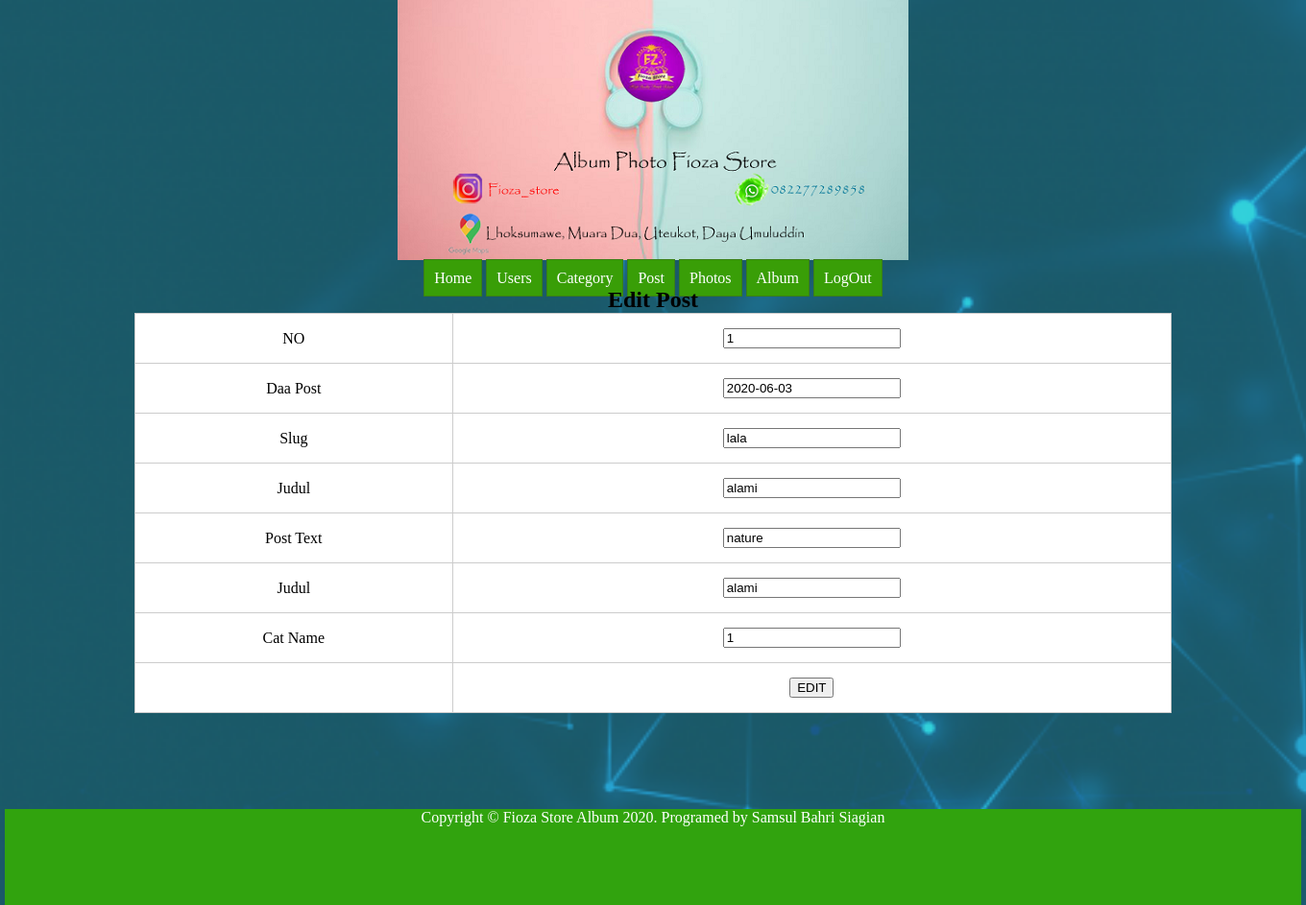
The app's page /Postedit.php?id=1 with its own data.
### tables this page shows
CREATE TABLE `tb_post` (
  `id` int(11) NOT NULL,
  `post_date` date DEFAULT NULL,
  `slug` varchar(25) DEFAULT NULL,
  `title` varchar(100) DEFAULT NULL,
  `post_text` text DEFAULT NULL,
  `cat_id` int(11) NOT NULL
);

### app/Post.php (called while the page is built, shortened)
<?php
include_once("Controller.php");
class Post extends Controller
{
    public function __construct()
    {
        $this->db = new Controller();
        $this->db = $this->db->Connect();
    }
    public function edit($id)
    {
        $sql = "SELECT * FROM tb_post WHERE id=:id";
        $stmt = $this->db->prepare($sql);
        $stmt->bindParam(":id", $id);
        $stmt->execute();
        $row = $stmt->fetch();
        return $row;
    }
}

### app/Controller.php (called while the page is built, shortened)
<?php
class Controller
{
    public function Connect()
    {
        return new PDO("mysql:host=localhost;dbname=databaseuts", "root", "");
    }
}

### postedit.php (the view, shortened to what this page needs)
<?php
include "app/Post.php";
$id =  $_GET['id'];
$post = new Post();
$row = $post->edit($id);
?>
<link rel="stylesheet"href="css/style.css">
<body>
    <div class="utama">
        <div class="kepala">
            <center><img src="layout/assets/images/header.png" alt=""></center>
        </div>
        <center>
            <div class="menu">
                <a href="index.php">Home</a>
                <a href="userstampil.php">Users</a>
                <a href="categorytampil.php">Category</a>
                <a href="posttampil.php">Post</a>
                <a href="photostampil.php">Photos</a>
                <a href="albumtampil.php">Album</a>
                <a href="logout.php">LogOut</a>
            </div>
        </center>
        <center>
            <h2>Edit Post</h2>
        </center>
        <form method="POST" action="postproses.php">
            <table width="400px" border="2" cellpadding="10" cellspacing="10" bgcolor="#FFA07A" align="center">
                <tr>
                    <td>NO</td>
                    <td><input type="text" name="id" value="<?= $row['id']; ?>"></td>
                </tr>
                <tr>
                    <td>Daa Post</td>
                    <td><input type="text" name="text" value="<?= $row['post_date']; ?>"></td>
                </tr>
                <tr>
                    <td>Slug</td>
                    <td><input type="text" name="text" value="<?= $row['slug']; ?>"></td>
                </tr>
                <tr>
                    <td>Judul</td>
                    <td><input type="text" name="text" value="<?= $row['title']; ?>"></td>
                </tr>
                <tr>
                    <td>Post Text</td>
                    <td><input type="text" name="text" value="<?= $row['post_text']; ?>"></td>
                </tr>
                <tr>
                    <td>Judul</td>
                    <td><input type="text" name="text" value="<?= $row['title']; ?>"></td>
                </tr>
                 <tr>
                    <td>Cat Name</td>
                    <td><input type="text" name="text" value="<?= $row['cat_id']; ?>"></td>
                </tr>
                <tr>
                    <td></td>
                    <td><input type="submit" name="edit" value="EDIT"></td>
                </tr>
            </table>
        </form>
           <div class="footer">
            <center>Copyright &copy; Fioza Store Album 2020. Programed by Samsul Bahri Siagian</center>
        </div>

### css/style.css (style rules this page uses)
* { margin: 0px auto; }
html,body { height: 100%; }
.utama { width: 1350px; min-height: 100%; margin: auto; position: relative; }
.kepala { margin-bottom: 10px; }
.menu a { border: 1px solid #3a7f15; padding: 10px; background-color: #399e07; color: #ffffff; text-decoration: none; }
table { border: 1px solid #ccc; border-collapse: collapse; background-color: #fff; padding: 15px; width: 80%; text-align: center; }
table td { border: 1px solid #ccc; padding: 15px; }
.footer { margin-top: 100px; background: #31a30e; color: white; height: 100px; }
body { ; background-image: url('../images/backgroundlogin.jpeg'); background-size: cover; background-attachment: fixed; background-repeat: no-repeat; }

### records on screen
tb_post: id "1", text "2020-06-03", text "lala", text "alami", text "nature", text "1"
